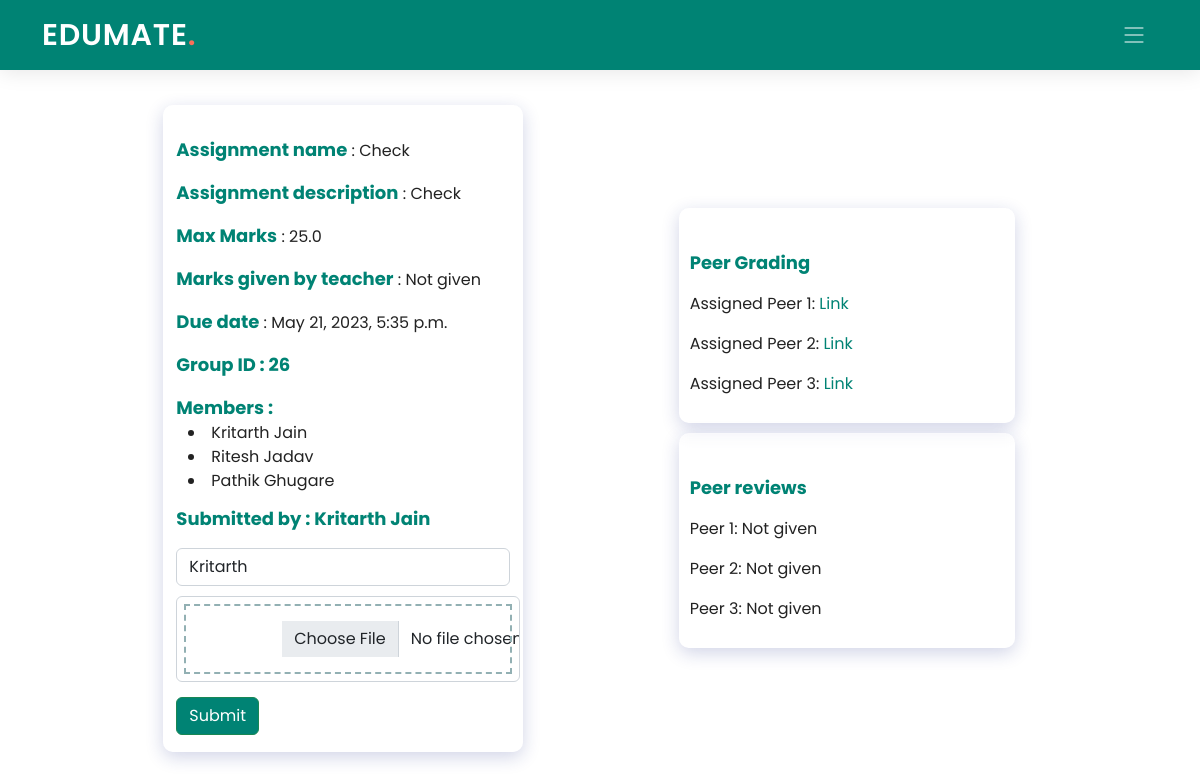
Before: /student/1/classroom/8126O8/grouppeergrading/7/ with the older database file.
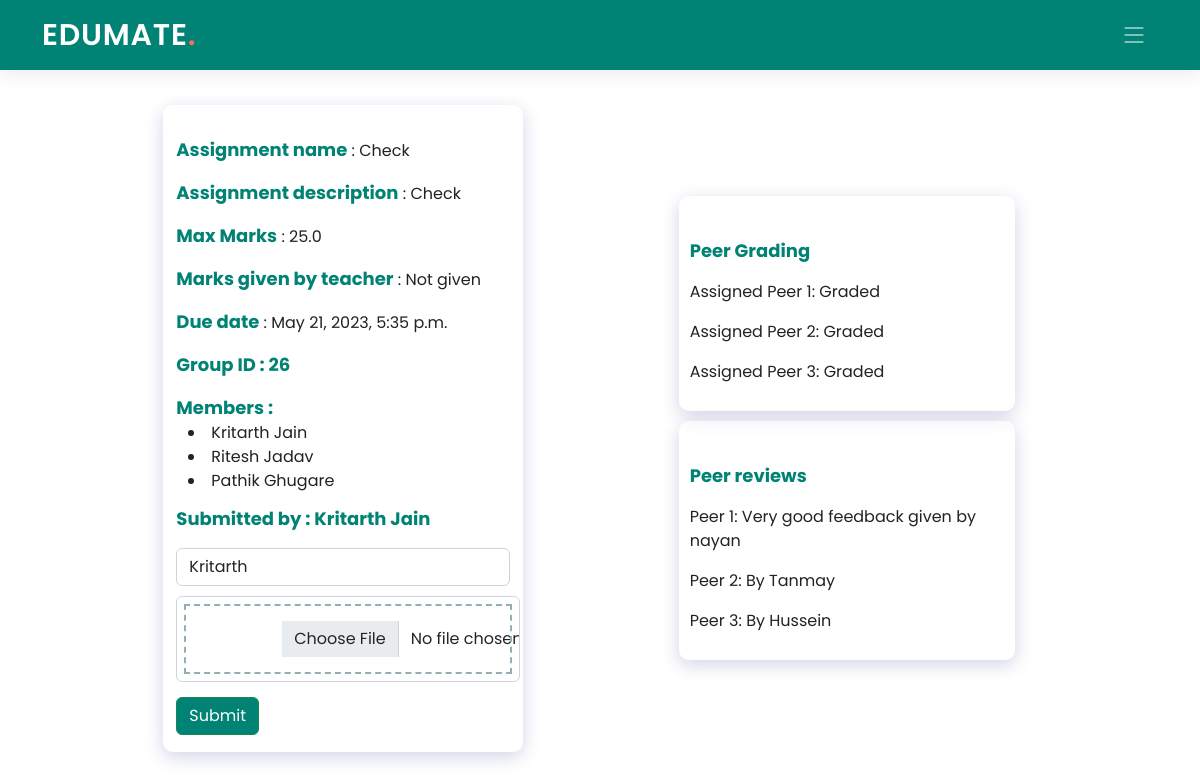
After: the same page with the newer database file.
### Teacher/models.py (models this page shows)
class PeerAssignsGroups(models.Model):
    peergrade_id = models.ForeignKey(PeergradeGroups, on_delete=models.CASCADE, blank=True, null=True)
    stud_id = models.ForeignKey("Edumate_app.Students", on_delete=models.CASCADE, blank=True, null=True, related_name="+")
    assigned_stud_id = models.ForeignKey("Edumate_app.Students", on_delete=models.CASCADE, blank=True, null=True, related_name="+")
    feedb = models.CharField(max_length=100, default=None, blank=True, null=True)
    marks = models.FloatField(default=None, blank=True, null=True)
    options_selec = models.CharField(max_length=1000, default=None, blank=True, null=True)
    group_id = models.ForeignKey(PeerGroups, on_delete=models.CASCADE, blank=True, null=True)
    class Meta:
        db_table = "Peerassigns_Groups"

### Student/views.py (the view, shortened to what this page needs)
# urls.py: path('classroom/<pk2>/grouppeergrading/<pk3>/', views.single_stud_group, name='single_stud_group'),
def single_stud_group(request, pk, pk2, pk3):
    group=Grouppeers.objects.get(gro_id=pk3)
    all_group=PeerGroups.objects.filter(gro_id=group.gro_id)
    single_group=None
    members=None
    assigned=None
    total_marks="X"
    for i in all_group:
        mems=Peermembers.objects.filter(stud_id=pk, pgro_id=i.group_id)
        if mems:
            single_group=i
            members=Peermembers.objects.filter(pgro_id=i.group_id)
            break
    submi=None
    if single_group.submit_desc:
        submi=single_group.submit_file.url
    peerreviews=[]
    p_groups=PeergradeGroups.objects.filter(class_code=pk2, assignment_id=pk3)
    if p_groups:
        p_groups=p_groups[0]
        p_reviews=PeerAssignsGroups.objects.filter(peergrade_id=p_groups.peergrade_id, assigned_stud_id=pk)
        peer_marks=[]
        if single_group and single_group.marksbyteacher:
            peer_marks.append(single_group.marksbyteacher)
        for i in p_reviews:
            if i.feedb:
                peerreviews.append(i.feedb)
                peer_marks.append(i.marks)
            else:
                peerreviews.append("X")
        if len(peer_marks) == group.num_studs + 1:
            total_marks=sum(peer_marks)/(group.num_studs + 1)
        assigned=PeerAssignsGroups.objects.filter(peergrade_id=p_groups.peergrade_id, stud_id=pk)
    return render(request, 'Student/single_stud_group.html', {'pk': pk, 'pk2': pk2, 'pk3': pk3, 'group': group, 'single_group': single_group, 'members': members, 'submi': submi, 'pe': peerreviews, 'assigned': assigned, 'total_marks': total_marks})

### Student/templates/Student/single_stud_group.html (shortened to what the changed rows need)
{% extends './base_student.html' %}
{% load static %}
{% block styles %}
<link href="{% static 'Student/assets/css/assignment.css' %}" rel="stylesheet">
{% endblock styles %}
{% block navbar %}
<header id="header" class="header d-flex align-items-center">
    <div class="container-fluid container-xl d-flex align-items-center justify-content-between">
      <a href="#" class="logo d-flex align-items-center">
        <h1>EDUMATE<span>.</span></h1>
      </a>
    </div>
  </header>
  {% endblock navbar %}
{% block content %}
  <div class="container">
    <div class="row" style="display: flex;
    flex-direction: row;
    flex-wrap: wrap;
    justify-content: space-evenly;
    height: 95vh;
    align-items: center;">
      <div class="col-md-4">
      <div style="background: rgba( 255, 255, 255, 0.25 );
      box-shadow: 0 5px 18px 0 rgba(26, 38, 135, 0.20 );
      backdrop-filter: blur( 4px );
      -webkit-backdrop-filter: blur( 4px );
      border-radius: 10px;
      border: 1px solid rgba( 255, 255, 255, 0.18 ); margin: 10px 10px; padding: 10px 10px">
        <div>
          <p style="padding-top: 30px"><b  style="color: #008374">Peer Grading</b></p>
            {% for i in assigned %}
            <p>Assigned Peer {{ forloop.counter}}:
              {% if i.marks %}
              <a>Graded</a>
              {% else %}
              <a href="{% url 'gradesingle' pk=pk pk2=pk2 pk3=pk3 pk4=i.assigned_stud_id.stud_id %}">Link</a>
              {% endif %}
            </p>
            {% endfor %}
        </div>
      </div>
      <div style="background: rgba( 255, 255, 255, 0.25 );
      box-shadow: 0 5px 18px 0 rgba(26, 38, 135, 0.20 );
      backdrop-filter: blur( 4px );
      -webkit-backdrop-filter: blur( 4px );
      border-radius: 10px;
      border: 1px solid rgba( 255, 255, 255, 0.18 ); margin: 10px 10px; padding: 10px 10px">
        <div>
          <p style="padding-top: 30px"><b style="color: #008374">Peer reviews</b></p>
            {% for i in pe %}
            <p>Peer {{ forloop.counter}}:
              {% if i != "X" %}
              <a>{{ i }}</a>
              {% else %}
              <a>Not given</a>
              {% endif %}
            </p>
            {% endfor %}
        </div>
      </div>
    </div>
    </div>
  </div>
{% endblock content %}

Changed rows visible on the page:
changed PeerAssignsGroups (number 1 of 6 on the later page): marks "Link" → "Graded"
changed PeerAssignsGroups (number 2 of 6 on the later page): marks "Link" → "Graded"
changed PeerAssignsGroups (number 3 of 6 on the later page): marks "Link" → "Graded"
now on this page (row edited): PeerAssignsGroups: pe "Very good feedback given by nayan"
now on this page (row edited): PeerAssignsGroups: pe "By Tanmay"
changed PeerAssignsGroups: feedb empty → "By Tanmay" (drawn)
now on this page (row edited): PeerAssignsGroups: pe "By Hussein"
changed PeerAssignsGroups: feedb empty → "By Hussein" (drawn)
Other visible differences:
new list line: "Peer 1 :"
new list line: "Peer 2 :"
new list line: "Peer 3 :"
list line gone: "Peer 1 : Not given"
list line gone: "Peer 2 : Not given"
list line gone: "Peer 3 : Not given"
